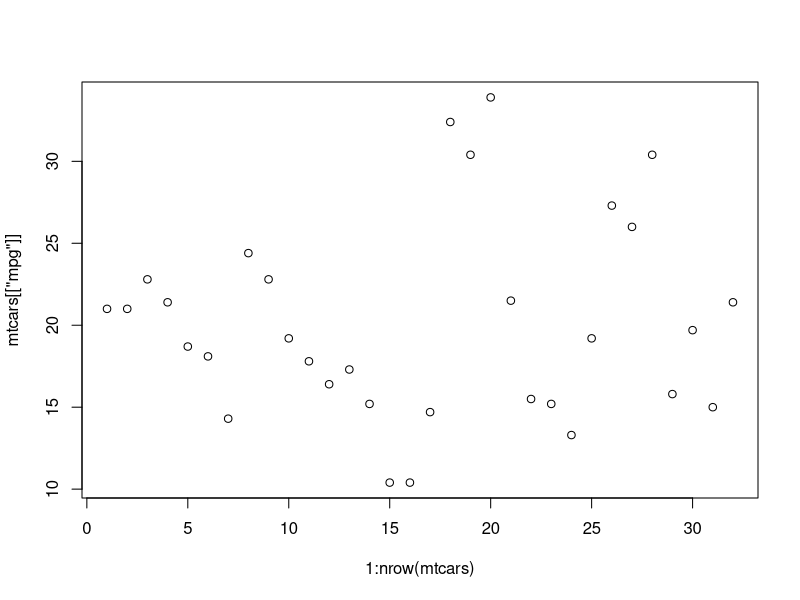
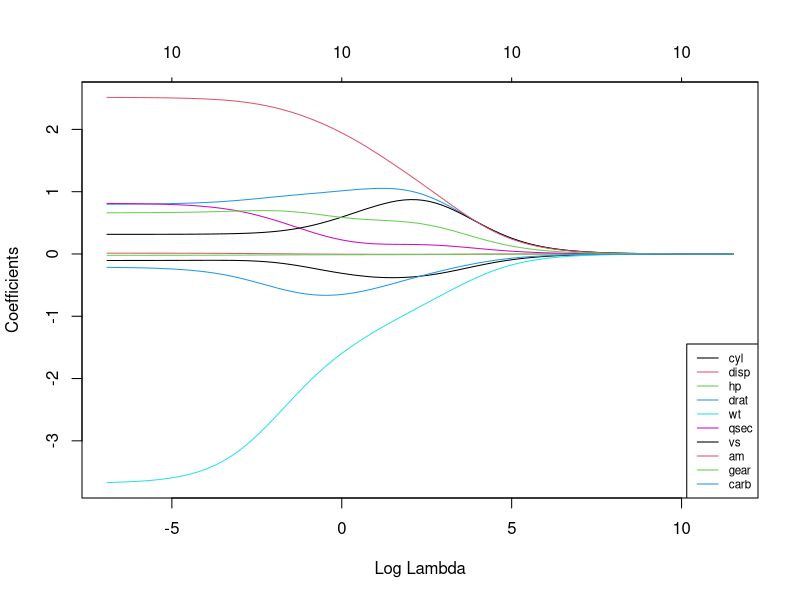

Reproduce these figures in R, in order.
## ---- chunk 1
knitr::opts_chunk$set(echo = TRUE, warning = FALSE)
## ---- chunk 2
library(magrittr)
library(dplyr)
library(glmnet)
set.seed(123)
## ---- chunk 3
data("mtcars")
head(mtcars, n = 10)

X = mtcars %>% select(-mpg) %>% as.matrix()
y = mtcars %>% select(mpg) %>% scale(center = TRUE, scale = FALSE) %>% as.matrix()
## ---- chunk 4
plot(1:nrow(mtcars), mtcars[["mpg"]])
## ---- chunk 5
lambda_seq = 10 ^ seq(-3, 5, length.out = 100)
ridge_cv = cv.glmnet(
  X,
  y,
  alpha = 0,
  lambda = lambda_seq,
  standardize = TRUE,
  nfolds = 10
)
best_lambda = ridge_cv$lambda.min
best_lambda
## ---- chunk 6
model = glmnet(X, y, alpha = 0, lambda = lambda_seq, standardize = TRUE)
plot(model, xvar = "lambda")
legend("bottomright", lwd = 1, col = 1:6, legend = colnames(X), cex = 0.7)
## ---- chunk 7
model = glmnet(X, y, alpha = 0, lambda = best_lambda, standardize = TRUE)
y_hat = predict(model, X)
t(y - y_hat) %*% (y - y_hat) %>% as.double() # RSS
cor(y, y_hat)^2 %>% as.double() #R^2
model$beta
